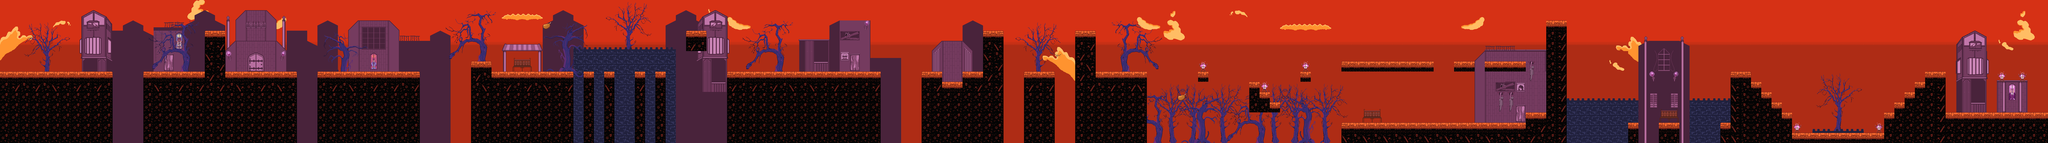

Tiled map render using the project's own tile images. Description and the map definition, with tile-layer contents summarised, below:
An orthogonal 200x14 tile map with 40x40 px tiles, 8 tile layers (Navigation, background, clouds, buildings2, ...), 4 tilesets and 51 objects.

<map version="1.10" tiledversion="1.10.1" orientation="orthogonal" renderorder="right-down" width="200" height="14" tilewidth="40" tileheight="40" infinite="0" nextlayerid="11" nextobjectid="81">
 <tileset firstgid="1" name="Building tilemap" tilewidth="40" tileheight="40" tilecount="144" columns="16">
  <image source="Building tilemap.png" width="640" height="360" />
 </tileset>
 <tileset firstgid="145" name="Building tilemapFlip" tilewidth="40" tileheight="40" tilecount="144" columns="16">
  <image source="Building tilemapFlip.png" width="640" height="360" />
 </tileset>
 <tileset firstgid="289" name="street tilemap" tilewidth="40" tileheight="40" tilecount="144" columns="16">
  <image source="street tilemap.png" width="640" height="360" />
 </tileset>
 <tileset firstgid="433" name="street tilemapFlip" tilewidth="40" tileheight="40" tilecount="144" columns="16">
  <image source="street tilemapFlip.png" width="640" height="360" />
 </tileset>
 <layer id="10" name="Navigation" width="200" height="14">
  <properties>
   <property name="Draw" type="bool" value="true" />
   <property name="Navigation" type="bool" value="true" />
  </properties>
  <data>[2800 cells, 447 non-empty, 2 distinct tile ids]</data>
 </layer>
 <layer id="2" name="background" width="200" height="14">
  <properties>
   <property name="Draw" type="bool" value="true" />
  </properties>
  <data>[2800 cells, 2800 non-empty, 5 distinct tile ids]</data>
 </layer>
 <layer id="3" name="clouds" width="200" height="14">
  <properties>
   <property name="Draw" type="bool" value="true" />
  </properties>
  <data>[2800 cells, 100 non-empty, 60 distinct tile ids]</data>
 </layer>
 <layer id="8" name="buildings2" width="200" height="14">
  <properties>
   <property name="Draw" type="bool" value="true" />
  </properties>
  <data>[2800 cells, 275 non-empty, 99 distinct tile ids]</data>
 </layer>
 <layer id="4" name="buildings" width="200" height="14">
  <properties>
   <property name="Draw" type="bool" value="true" />
  </properties>
  <data>[2800 cells, 444 non-empty, 190 distinct tile ids]</data>
 </layer>
 <layer id="7" name="detail" width="200" height="14">
  <properties>
   <property name="Draw" type="bool" value="true" />
  </properties>
  <data>[2800 cells, 106 non-empty, 89 distinct tile ids]</data>
 </layer>
 <layer id="5" name="trees" width="200" height="14">
  <properties>
   <property name="Draw" type="bool" value="true" />
  </properties>
  <data>[2800 cells, 439 non-empty, 164 distinct tile ids]</data>
 </layer>
 <layer id="1" name="Ground" width="200" height="14">
  <properties>
   <property name="Draw" type="bool" value="true" />
  </properties>
  <data>[2800 cells, 916 non-empty, 92 distinct tile ids]</data>
 </layer>
 <objectgroup id="6" name="collisions">
  <object id="1" x="0" y="280" width="440" height="80" />
  <object id="3" x="560" y="280" width="600" height="80" />
  <object id="4" x="800" y="120" width="80" height="160" />
  <object id="5" x="1240" y="280" width="400" height="80" />
  <object id="6" x="1840" y="240" width="80" height="120" />
  <object id="7" x="1920" y="280" width="320" height="80" />
  <object id="8" x="2280" y="280" width="40" height="80" />
  <object id="9" x="2360" y="280" width="40" height="80" />
  <object id="10" x="2480" y="280" width="40" height="80" />
  <object id="11" x="2560" y="280" width="40" height="80" />
  <object id="12" x="2680" y="120" width="80" height="120" />
  <object id="13" x="2840" y="280" width="600" height="80" />
  <object id="14" x="3600" y="280" width="80" height="80" />
  <object id="15" x="3680" y="320" width="80" height="40" />
  <object id="16" x="3760" y="280" width="80" height="80" />
  <object id="17" x="3840" y="120" width="80" height="240" />
  <object id="18" x="4000" y="280" width="120" height="80" />
  <object id="19" x="4200" y="120" width="80" height="240" />
  <object id="20" x="4280" y="280" width="200" height="80" />
  <object id="38" x="4680" y="280" width="40" height="40" />
  <object id="39" x="4880" y="400" width="40" height="40" />
  <object id="40" x="5080" y="280" width="40" height="40" />
  <object id="41" x="5240" y="240" width="360" height="80" />
  <object id="42" x="5680" y="240" width="80" height="80" />
  <object id="43" x="5800" y="240" width="160" height="80" />
  <object id="44" x="5240" y="480" width="720" height="80" />
  <object id="45" x="5960" y="440" width="80" height="120" />
  <object id="49" x="6040" y="80" width="80" height="480" />
  <object id="50" x="6360" y="480" width="40" height="80" />
  <object id="51" x="6480" y="480" width="80" height="80" />
  <object id="52" x="6760" y="280" width="80" height="280" />
  <object id="53" x="6840" y="320" width="40" height="240" />
  <object id="54" x="6880" y="360" width="40" height="200" />
  <object id="55" x="6920" y="400" width="40" height="160" />
  <object id="56" x="6960" y="440" width="40" height="120" />
  <object id="57" x="7000" y="520" width="360" height="40" />
  <object id="59" x="7360" y="440" width="40" height="120" />
  <object id="60" x="7400" y="400" width="40" height="160" />
  <object id="61" x="7440" y="360" width="40" height="200" />
  <object id="66" x="7480" y="320" width="40" height="240" />
  <object id="67" x="7520" y="280" width="80" height="280" />
  <object id="68" x="7600" y="440" width="400" height="120" />
  <object id="69" x="4880" y="320" width="40" height="80" />
  <object id="70" x="4920" y="360" width="40" height="80" />
  <object id="71" x="4960" y="400" width="40" height="40" />
  <object id="80" x="6720" y="480" width="40" height="40" />
 </objectgroup>
 <objectgroup id="9" name="pit">
  <properties>
   <property name="kill" type="bool" value="true" />
  </properties>
  <object id="23" x="0" y="440" width="4480" height="120" />
  <object id="34" x="4480" y="520" width="760" height="40" />
  <object id="35" x="6120" y="520" width="240" height="40" />
  <object id="36" x="6400" y="520" width="80" height="40" />
  <object id="37" x="6560" y="520" width="200" height="40" />
 </objectgroup>
</map>